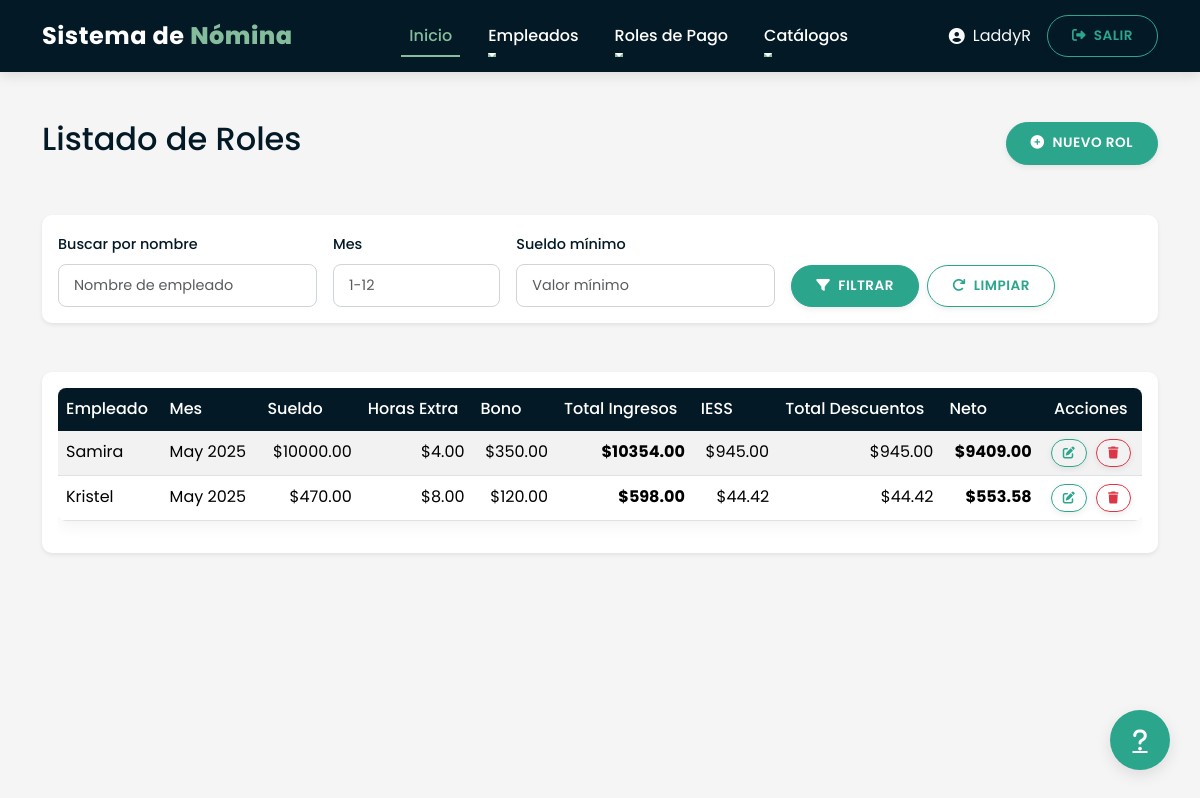
The app's page /listar_roles/ (signed in) with its own data.
### Nomina/models.py (models this page shows, shortened)
class Rol(models.Model):
    empleado = models.ForeignKey(Empleado, on_delete=models.CASCADE)
    aniomes = models.DateField()  # formato yyyy-mm-dd
    sueldo = models.DecimalField(max_digits=10, decimal_places=2, null=True, blank=True)
    horas_extra = models.DecimalField(max_digits=10, decimal_places=2)
    bono = models.DecimalField(max_digits=10, decimal_places=2)
    iess = models.DecimalField(max_digits=10, decimal_places=2, blank=True)
    tot_ing = models.DecimalField(max_digits=10, decimal_places=2, blank=True)
    tot_des = models.DecimalField(max_digits=10, decimal_places=2, blank=True)
    neto = models.DecimalField(max_digits=10, decimal_places=2, blank=True)

class Empleado(models.Model):
    SEXO_CHOICES = [
        ('M', 'Masculino'),
        ('F', 'Femenino'),
    ]
    nombre = models.CharField(max_length=100)
    cedula = models.CharField(max_length=20, unique=True)
    direccion = models.TextField()
    sexo = models.CharField(max_length=1, choices=SEXO_CHOICES)
    sueldo = models.DecimalField(max_digits=10, decimal_places=2)
    cargo = models.ForeignKey(Cargo, on_delete=models.CASCADE)
    departamento = models.ForeignKey(Departamento, on_delete=models.CASCADE)
    tipo_contrato = models.ForeignKey(TipoContrato, on_delete=models.CASCADE)

### Nomina/views.py (the view)
# urls.py: path('listar_roles/', views.listar_roles, name='listar_roles'),
@login_required
def listar_roles(request):
    query = request.GET.get('q', '')
    mes = request.GET.get('mes', '')
    sueldo_min = request.GET.get('sueldo_min', '')
    roles = Rol.objects.select_related('empleado').all()
    if query:
        roles = roles.filter(empleado__nombre__icontains=query)
    if mes:
        try:
            mes_int = int(mes)
            roles = roles.filter(aniomes__month=mes_int)
        except ValueError:
            print("⚠️ Mes inválido: no se aplicó filtro por mes")
    if sueldo_min:
        try:
            sueldo_val = float(sueldo_min)
            roles = roles.filter(sueldo__gte=sueldo_val)
        except ValueError:
            print("Sueldo mínimo inválido: no se aplicó filtro")
    contexto = {
        'roles': roles,
        'title': 'Listado de Roles',
        'q': query,
        'mes': mes,
        'sueldo_min': sueldo_min,
    }
    return render(request, 'rol/list.html', contexto)

### template/rol/list.html (shortened to what this page needs)
{% extends "home.html" %}
{% block content %}
<section class="py-5">
  <div class="container">
    <div class="row mb-4">
      <div class="col-lg-12">
        <div class="d-flex justify-content-between align-items-center mb-4">
          <h2>{{ title }}</h2>
          <a href="{% url 'Nomina:crear_rol' %}" class="btn btn-primary">
            <i class="fas fa-plus-circle me-2"></i>Nuevo Rol
          </a>
        </div>
      </div>
    </div>
    <div class="row mb-4">
      <div class="col-lg-12">
        <div class="card shadow-sm">
          <div class="card-body">
            <form method="get" class="row g-3 align-items-end">
              <div class="col-md-3">
                <label for="searchQuery" class="form-label">Buscar por nombre</label>
                <input type="text" class="form-control" id="searchQuery" name="q" placeholder="Nombre de empleado" value="{{ q }}">
              </div>
              <div class="col-md-2">
                <label for="mesInput" class="form-label">Mes</label>
                <input type="number" class="form-control" id="mesInput" name="mes" placeholder="1-12" min="1" max="12" value="{{ mes }}">
              </div>
              <div class="col-md-3">
                <label for="sueldoMinInput" class="form-label">Sueldo mínimo</label>
                <input type="number" class="form-control" id="sueldoMinInput" name="sueldo_min" placeholder="Valor mínimo" step="0.01" value="{{ sueldo_min }}">
              </div>
              <div class="col-md-4">
                <div class="d-flex gap-2">
                  <button type="submit" class="btn btn-primary">
                    <i class="fas fa-filter me-1"></i> Filtrar
                  </button>
                  <a href="{% url 'Nomina:listar_roles' %}" class="btn btn-outline-primary">
                    <i class="fas fa-redo me-1"></i> Limpiar
                  </a>
                </div>
              </div>
            </form>
          </div>
        </div>
      </div>
    </div>
    <div class="row">
      <div class="col-lg-12">
        <div class="card shadow-sm">
          <div class="card-body">
            <div class="table-responsive">
              <table class="table table-hover table-striped">
                <thead class="table-light">
                  <tr>
                    <th>Empleado</th>
                    <th>Mes</th>
                    <th>Sueldo</th>
                    <th>Horas Extra</th>
                    <th>Bono</th>
                    <th>Total Ingresos</th>
                    <th>IESS</th>
                    <th>Total Descuentos</th>
                    <th>Neto</th>
                    <th class="text-center">Acciones</th>
                  </tr>
                </thead>
                <tbody>
                  {% for r in roles %}
                  <tr>
                    <td>{{ r.empleado.nombre }}</td>
                    <td>{{ r.aniomes|date:"F Y" }}</td>
                    <td class="text-end">${{ r.sueldo|floatformat:2 }}</td>
                    <td class="text-end">${{ r.horas_extra|floatformat:2 }}</td>
                    <td class="text-end">${{ r.bono|floatformat:2 }}</td>
                    <td class="text-end fw-bold">${{ r.tot_ing|floatformat:2 }}</td>
                    <td class="text-end">${{ r.iess|floatformat:2 }}</td>
                    <td class="text-end">${{ r.tot_des|floatformat:2 }}</td>
                    <td class="text-end fw-bold">${{ r.neto|floatformat:2 }}</td>
                    <td class="text-center">
                      <a href="{% url 'Nomina:actualizar_rol' r.id %}" class="btn btn-sm btn-outline-primary me-1">
                        <i class="fas fa-edit"></i>
                      </a>
                      <a href="{% url 'Nomina:eliminar_rol' r.id %}" class="btn btn-sm btn-outline-danger">
                        <i class="fas fa-trash"></i>
                      </a>
                    </td>
                  </tr>
                  {% endfor %}
                </tbody>
              </table>
            </div>
          </div>
        </div>
      </div>
    </div>
  </div>
</section>
{% endblock %}

### template/home.html (shortened to what this page needs)
{% load static %}
<!DOCTYPE html>
<html lang="es">
<head>
  {% load static %}
  <link href={% static 'css/bootstrap.min.css' %} rel="stylesheet">
  <link href="https://cdnjs.cloudflare.com/ajax/libs/font-awesome/6.4.0/css/all.min.css" rel="stylesheet">
</head>
<body>
  <nav class="navbar navbar-expand-lg navbar-dark sticky-top">
    <div class="container">
      <a class="navbar-brand" href="{% url 'home' %}">Sistema de <span>Nómina</span></a>
      <div class="collapse navbar-collapse" id="navbarNav">
        <ul class="navbar-nav mx-auto">
          {% if user.is_authenticated %}
            <li class="nav-item">
              <a class="nav-link active" href="{% url 'home' %}">Inicio</a>
            </li>
            <li class="nav-item dropdown">
              <a class="nav-link dropdown-toggle" href="#" id="empleadosDropdown" role="button" data-bs-toggle="dropdown">
                Empleados
              </a>
            </li>
            <li class="nav-item dropdown">
              <a class="nav-link dropdown-toggle" href="#" id="rolesDropdown" role="button" data-bs-toggle="dropdown">
                Roles de Pago
              </a>
            </li>
            <li class="nav-item dropdown">
              <a class="nav-link dropdown-toggle" href="#" id="catalogosDropdown" role="button" data-bs-toggle="dropdown">
                Catálogos
              </a>
            </li>
          {% endif %}
        </ul>
        <div class="d-flex align-items-center">
          {% if user.is_authenticated %}
            <div class="me-3 d-flex align-items-center text-light">
              <i class="fas fa-user-circle me-2"></i>
              <span>{{ user.username }}</span>
            </div>
            <a class="btn btn-outline-primary" href="{% url 'Nomina:logout' %}">
              <i class="fas fa-sign-out-alt me-1"></i> Salir
            </a>
          {% else %}
            <a class="btn btn-outline-primary me-2" href="{% url 'Nomina:signin' %}">Iniciar Sesión</a>
            <a class="btn btn-primary" href="{% url 'Nomina:signup' %}">Registrarse</a>
          {% endif %}
        </div>
      </div>
    </div>
  </nav>
  {% block content %}{% endblock content %}
  <a href="#" class="floating-btn" title="Ayuda">
    <i class="fas fa-question"></i>
  </a>
</body>
</html>

### template/home.html (style rules this page uses)
:root { --primary-color: #031926; --secondary-color: #2CA58D; --accent-color: #84BC9C; --light-color: #F5F5F5; --light-accent: #E9ECEF; --text-color: #333; --text-light: #ffffff; --text-muted: #6C757D; --border-radius: 10px; --shadow-sm: 0 2px 6px rgba(0, 0, 0, 0.08); --shadow-md: 0 4px 12px rgba(0, 0, 0, 0.1); --shadow-lg: 0 8px 24px rgba(0, 0, 0, 0.15); --transition: all 0.3s ease; }
body { font-family: 'Poppins', sans-serif; color: var(--text-color); overflow-x: hidden; background-color: var(--light-color); line-height: 1.6; }
.navbar { background-color: var(--primary-color) !important; box-shadow: var(--shadow-md); padding: 12px 0; }
.navbar-brand { font-weight: 700; color: var(--text-light) !important; font-size: 1.5rem; letter-spacing: 0.5px; }
.navbar-brand span { color: var(--accent-color) !important; font-weight: 800; }
.nav-link { font-weight: 500; color: var(--text-light) !important; margin: 0 10px; transition: var(--transition); padding: 8px 0; position: relative; }
.nav-link:after { content: ''; position: absolute; width: 0; height: 2px; background: var(--accent-color); bottom: 0; left: 0; transition: var(--transition); }
.nav-link:hover:after, .nav-link.active:after { width: 100%; }
.nav-link:hover, .nav-link.active { color: var(--accent-color) !important; }
.btn { border-radius: 50px; font-weight: 600; padding: 10px 24px; transition: var(--transition); text-transform: uppercase; letter-spacing: 0.5px; font-size: 0.85rem; box-shadow: var(--shadow-sm); }
.btn-sm { padding: 6px 16px; font-size: 0.75rem; }
.btn-primary { background-color: var(--secondary-color); border-color: var(--secondary-color); }
.btn-outline-primary { border-color: var(--secondary-color); color: var(--secondary-color); }
section.py-5 h2 { color: var(--primary-color); }
.dropdown-toggle::after { margin-left: 0.5em; vertical-align: middle; }
.floating-btn { position: fixed; bottom: 30px; right: 30px; width: 60px; height: 60px; border-radius: 50%; background-color: var(--secondary-color); color: white; display: flex; align-items: center; justify-content: center; font-size: 1.5rem; box-shadow: 0 5px 15px rgba(0, 0, 0, 0.1); z-index: 999; transition: all 0.3s ease; }

### template/rol/list.html (style rules this page uses)
table.table { border-radius: 8px; overflow: hidden; box-shadow: 0 5px 15px rgba(0, 0, 0, 0.05); }
.table thead th { background-color: var(--primary-color); color: white; font-weight: 500; border-color: var(--primary-color); vertical-align: middle; }
.btn-sm { border-radius: 20px; padding: 0.25rem 0.7rem; }
.btn-outline-danger { border-color: #dc3545; color: #dc3545; }
.card { border-radius: 10px; border: none; margin-bottom: 25px; overflow: hidden; }
.form-control, .form-select { border-radius: 8px; padding: 10px 15px; border: 1px solid #ced4da; font-size: 0.9rem; }
.form-label { font-weight: 500; font-size: 0.9rem; color: var(--primary-color); }
.text-end { text-align: right; }
.fw-bold { font-weight: 700; }

### records on screen
Rol: empleado.nombre "Samira", aniomes "May 2025", sueldo "10000.00", horas_extra "4.00", bono "350.00", tot_ing "10354.00", iess "945.00", tot_des "945.00", neto "9409.00"
Rol: empleado.nombre "Kristel", aniomes "May 2025", sueldo "470.00", horas_extra "8.00", bono "120.00", tot_ing "598.00", iess "44.42", tot_des "44.42", neto "553.58"

### other values on screen
{{ user.username }} "LaddyR"
{{ title }} "Listado de Roles"
